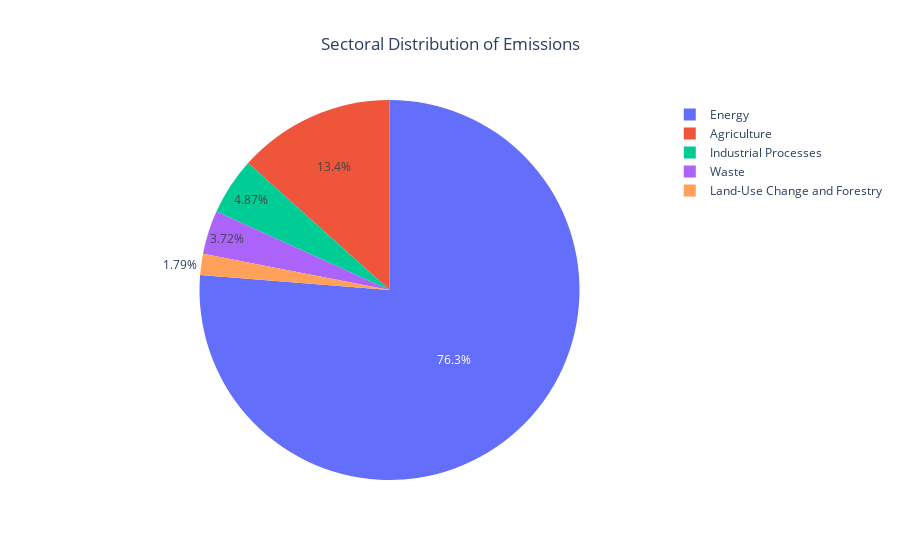

Here is the notebook cell this chart was saved with:
### Code cell
# Use the aggregated data from the bar chart
bar_data = data.groupby('Sector').sum().reset_index()

# Use absolute values for the pie chart to include all categories
bar_data['Emissions'] = bar_data['Emissions'].abs()

fig_pie = px.pie(bar_data, 
                 values='Emissions', 
                 names='Sector', 
                 title='Sectoral Distribution of Emissions',
                 hover_data={'Emissions': ':.2f'})
fig_pie.update_layout(title_x=0.5)
fig_pie.show()

### Figure 1 — Plotly figure (JSON) as saved in the notebook; plotly's stock layout.template omitted (floating-point values rounded to 4 significant figures)
{"data": [{"customdata": [[170700.0], [974400.0], [62180.0], [22930.0], [47560.0]], "domain": {"x": [0, 1], "y": [0, 1]}, "hovertemplate": "Sector=%{label}<br>Emissions=%{customdata[0]:.2f}<extra></extra>", "labels": ["Agriculture", "Energy", "Industrial Processes", "Land-Use Change and Forestry", "Waste"], "legendgroup": "", "name": "", "showlegend": true, "type": "pie", "values": [170700.0, 974400.0, 62180.0, 22930.0, 47560.0]}], "layout": {"legend": {"tracegroupgap": 0}, "title": {"text": "Sectoral Distribution of Emissions", "x": 0.5}}}
